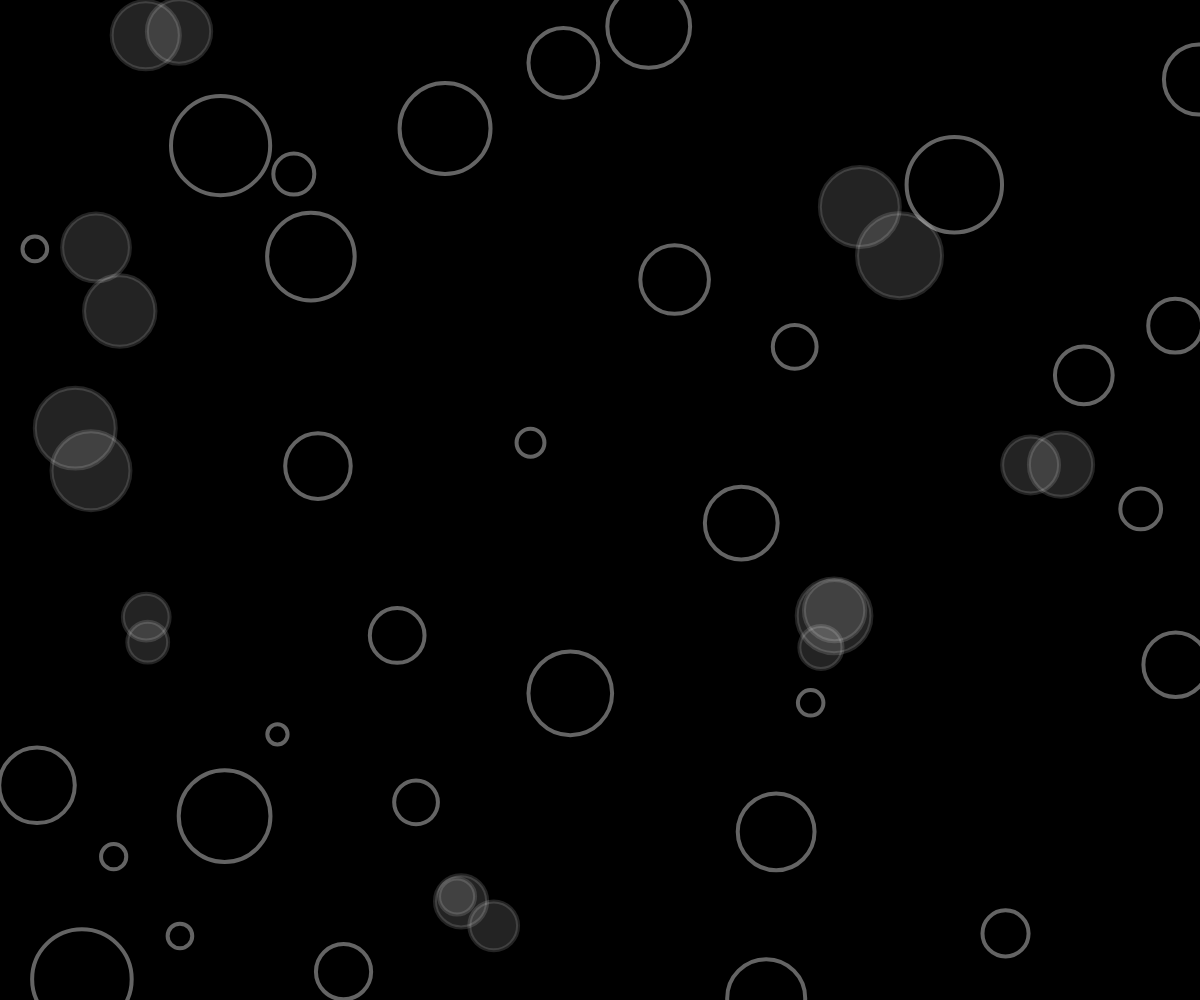
Frame 1 (no input)
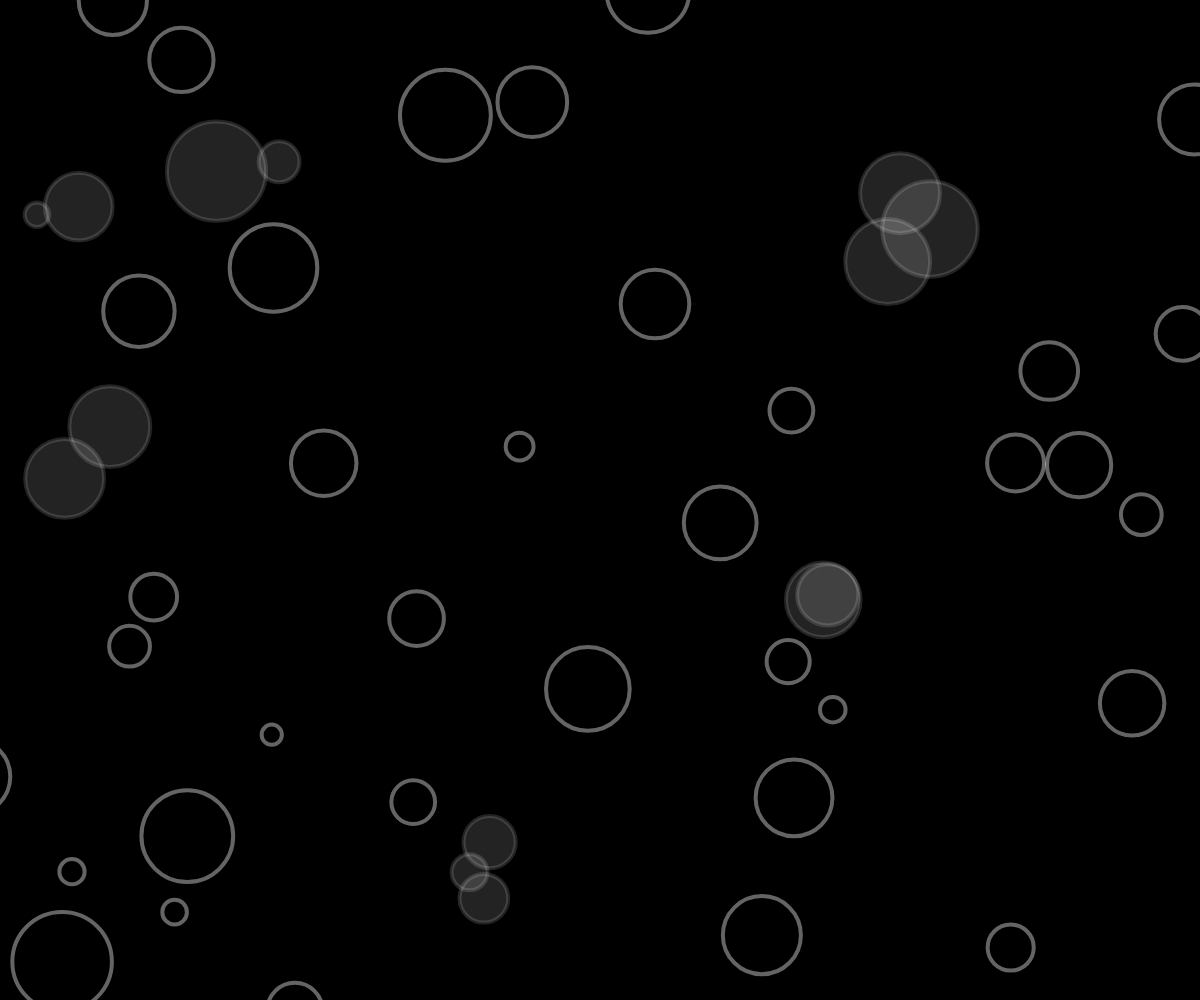
Frame 60 (no input)
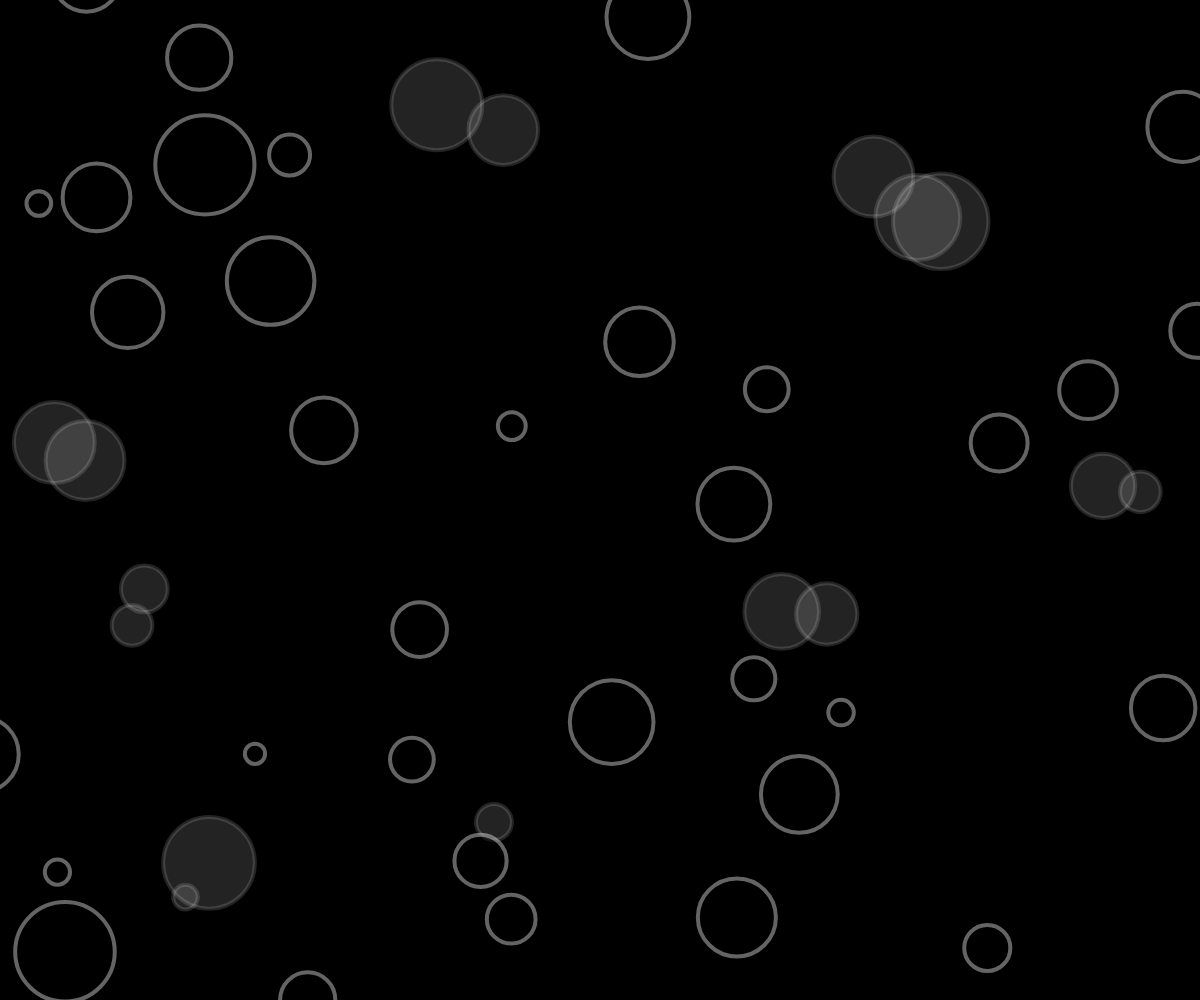
Frame 120 (the mouse pressed at the canvas centre since frame 60)

The p5.js sketch that drew these frames (run headless with seeded random() and noise() and a simulated clock; from frame 60 on, the mouse is pressed at the canvas centre):

// p5.js sketch
// ── sketch.js
/*

I want to take a look at this as a visualisation for COVID-19.
the bubbles becoming SOCIAL CIRCLES.
A handful begin their life as INFECTED.
and when they intersect there is a CHANCE of the INFECTION spreading.
This might mean implimenting an R rating. I could print this on screen.
SOCIAL CIRCLES remain INFECTED for a period of time (representative of 1-2 weeks, 1-2 seconds). 

Further could there be a LOCKDOWN button which seperates all bubbles imperfectly.
R rating will have to be dynamic based on how many bubbles each bubble has infected before losing infected status.

*/

// Declare a container for the bubbles
let bubbles = [];

// The setup() function runs once
function setup() {
    createCanvas(windowWidth, windowHeight);

    // produce any amount of bubbles with a loop.
    for (let i = 0; i < 50; i++) {
        let x = random(width);
        let y = random(height);
        let r = random(10, 50);
        bubbles[i] = new Bubble(x, y, r);
    }
}

// The draw function runs continuously, 60fps by default
function draw() {
    background(0); 
    for (let bubble of bubbles) {
        // Assume bubbles aren't intersecting
        bubble.intersecting = false;
        // Check if bubble intersects any other bubble
        for (let other of bubbles) {
            if (bubble !== other && bubble.intersects(other)) bubble.intersecting = true;
        }
        // If the bubble is hovered over change colour, if its intersecting change colour
        // otherwise change the colour to black.
        bubble.contains(mouseX, mouseY) ? bubble.changeColor(255, 100) :
        bubble.intersecting ? bubble.changeColor(255, 35) : bubble.changeColor(0, 100);
        // Move the bubble.
        bubble.move();
        // Draw the bubble
        bubble.show();
    }
}

// Delete bubble from array when clicked.
function mousePressed() {
    for (let i = bubbles.length - 1; i >= 0; i--) {
        if (bubbles[i].contains(mouseX, mouseY)) {
            bubbles.splice(i, 1);
        }
    }
}

// When the mouse is dragged add bubbles to the array. Max = 100.
function mouseDragged() {
    let r = random(10, 50);
    let b = new Bubble(mouseX, mouseY, r);

    bubbles.push(b);

    if (bubbles.length > 100) {
        bubbles.splice(0, 1);
    }
}







/*
I am confused by my attempt at this. I should revisit later...
it was working but resetting intersecting to false didnt work.
function draw() {
    background(0);
    //reduce checks with the following example...
      var array = ["A", "B", "C", "D"];
      for (var i = 0; i < array.length; i++) {
        for (var j = i + 1; j < array.length; j++) {
          console.log(array[i] + array[j]);
        }
      }
    // expand by looking at quad trees...

    for(let i = 0; i < bubbles.length; i++) {
        for(let j = i + 1; j < bubbles.length; j++) {
            if (bubbles[i] !== bubbles[j] && bubbles[i].intersects(bubbles[j])) {
                bubbles[i].intersecting = true;
                bubbles[j].intersecting = true;
            }
            bubbles[i].intersecting ? bubbles[i].changeColor(255, 100) : bubbles[i].changeColor(0, 100);
            bubbles[j].intersecting ? bubbles[j].changeColor(255, 100) : bubbles[j].changeColor(0, 100);
        }
        // bubbles[i].contains(mouseX, mouseY) ? bubbles[i].changeColor(255, 100) :
        
        bubbles[i].move();
        bubbles[i].show();
    } 
}
*/


// ── bubble.js
class Bubble {
    // Constructor function sets the objects paramaters, here defaults can be set. e.g. r = 50
    constructor(x, y, r = 50) {
        // The bubbles x location on the canvas
        this.x = x;
        // The bubbles y location on the canvas
        this.y = y;
        // The bubbles radius
        this.r = r;
        // The bubbles initial fill value, can be a value from 0 – 255
        this.fill = 0;
        // The bubbles alpha property denotes transparency, can be a value from 0 – 255
        this.alpha = 100;
        // The bubbles intersecting property is a boolean, only true if the bubble is within range of another.
        this.intersecting = false;
    }

    /*
    The intersects() function takes an object as an argument and will return true if the 
    distance (d) between the two objects x and y are less than the sum of their radius's.
    */
    intersects(other) {
        let d = dist(this.x, this.y, other.x, other.y);
        return (d < this.r + other.r);
    }

    /*
    The move() function will add a random number to the current x between -5 and 5.
        This could be updated to accept an argument denoting the amount to move.
    */
    move() {
        this.x += random(-5, 5);
        this.y += random(-5, 5);
    }

    /*
    The show() function uses p5 to draw the object on the canvas
    */
    show() {
        fill(this.fill, this.alpha);
        strokeWeight(4);
        stroke(255, this.alpha);
        ellipse(this.x, this.y, (this.r * 2));
    }

    /*
    The changeColor() function takes two arguments, both numbers from 0 – 255
    denoting the grayscale fill and alpha.
    */
    changeColor(color, alpha) {
        this.fill = color;
        this.alpha = alpha;
    }

    /*
    The contains() function takes x and y arguments and returns true if the point is 
    within the current radius
    */
    contains(x, y) {
        let d = dist(x, y, this.x, this.y);
        return (d <= this.r);
    }
}
